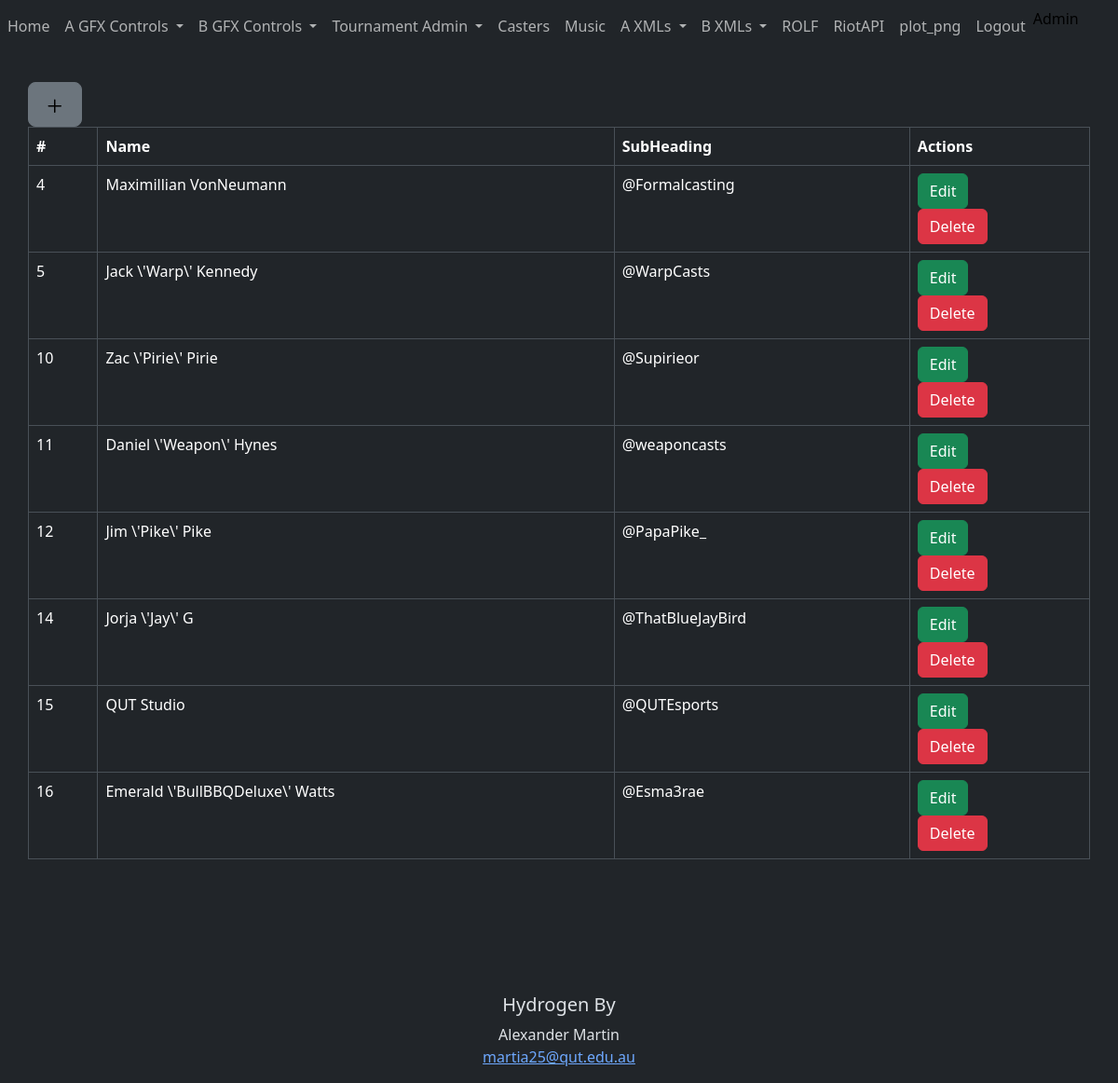
/Casters/ (signed in), run on the app's committed database.
### App/models.py (models this page shows)
class User(UserMixin, db.Model):
    __tablename__='users'
    id = db.Column(db.Integer, primary_key=True)
    username = db.Column(db.String(60), nullable=False)
    password = db.Column(db.String(500), nullable=False)

class Casters(db.Model):
    __tablename__="Casters"
    id = db.Column(db.Integer, primary_key=True)
    name = db.Column(db.String(64))
    subname = db.Column(db.String(64))

### App/BluePrints/CastersBP.py (the view)
@bp.route('/Casters/')
@login_required
def casters():
    data = Casters.query.all()
    return render_template('Casters/Casters.html', headings = headings.CasterHeadings , data = data)

### App/templates/Casters/Casters.html (shortened to what this page needs)
{% extends "Base.html" %}
{% import "bootstrap/wtf.html" as wtf %}
{% block content %}
<div class="container">
    <div>
        <a type="button" class="btn btn-secondary btn-lg btn-block" href={{url_for('CastersBP.castersadd')}}><img src="../static/img/plus.svg"></a>
    </div>
  <div class="row">
    <div class="col-12">
      <table class="table table-bordered">
        <thead>
          <tr>
            {% for header in headings%}
            <th scope="col">{{ header }}</th>
            {% endfor %}
          </tr>
        </thead>
        <tbody>
            {% for caster in data%}
                <tr>
                    <td>
                        {{caster.id}}
                    </td>
                    <td>
                        {{caster.name}}
                    </td>
                    <td>
                        {{caster.subname}}
                    </td>
                    <td>
                      <button type="button" class="btn btn-success" onclick="Edit('{{caster.id}}')">Edit</button>
                      <button type="button" class="btn btn-danger" onclick="Del('{{caster.id}}')">Delete</button>
                    </td>
                </tr>
            {% endfor %}
        </tbody>
      </table>
    </div>
  </div>
</div>
{% endblock %}

### App/templates/Base.html (shortened to what this page needs)
<!doctype html>
<html lang="en" data-bs-theme="dark">
  <head>
	<link href="https://cdn.jsdelivr.net/npm/bootstrap@5.3.2/dist/css/bootstrap.min.css" rel="stylesheet">
  </head>
  <body>
	<nav class="navbar navbar-expand-lg custom-element">
		<div class="position-relative" id="navbarSupportedContent" data-bs-theme="dark">
			<ul class="navbar-nav mr-auto">
				<li class="nav-item active">
					<a class="nav-link" href={{url_for('main.index')}}>Home</a>
				</li>
				<li class="nav-item dropdown">
					<div class="dropdown">
						<a class="nav-link dropdown-toggle" type="button" data-bs-toggle="dropdown" aria-expanded="false">
							A GFX Controls
						</a>
					</div>
				</li>
				<li class="nav-item dropdown">
					<div class="dropdown">
						<a class="nav-link dropdown-toggle" type="button" data-bs-toggle="dropdown" aria-expanded="false">
							B GFX Controls
						</a>
					</div>
				</li>
				<li class="nav-item dropdown">
					<div class="dropdown">
						<a class="nav-link dropdown-toggle" type="button" data-bs-toggle="dropdown" aria-expanded="false">
							Tournament Admin
						</a>
					</div>
				</li>
				<li class="nav-item"><a class="nav-link" href={{url_for('CastersBP.casters')}}>Casters</a></li>
				<li class="nav-item"><a class="nav-link" href={{url_for('MusicBP.music')}}>Music</a></li>
				<li class="nav-item dropdown">
					<div class="dropdown">
						<a class="nav-link dropdown-toggle" type="button" data-bs-toggle="dropdown" aria-expanded="false">
							A XMLs
						</a>
					</div>
				</li>
				<li class="nav-item dropdown">
					<div class="dropdown">
						<a class="nav-link dropdown-toggle" type="button" data-bs-toggle="dropdown" aria-expanded="false">
							B XMLs
						</a>
					</div>
				</li>
				<li class="nav-item"><a class="nav-link" href={{url_for('ROLFBP.rolf')}}>ROLF</a></li>
				<li class="nav-item"><a class="nav-link" href={{url_for('main.RiotAPI')}}>RiotAPI</a></li>
				<li class="nav-item"><a class="nav-link" href={{url_for('Plot.plot_png')}}>plot_png</a></li>
				<li class="nav-item"><a class="nav-link" href={{url_for('LoginBP.logout')}}>Logout</a></li>
				<li class="nav-item">{{session['username']}}</li>
			</ul>
		</div>
    </nav>
    {% block content %}
    {% endblock %}
    <footer>
		<center>
		<br>
		<br>
		<br>
		<br>
		<h5>Hydrogen By</h5>
        <p>Alexander Martin<br>
		<a href="martia25@qut.edu.au">martia25@qut.edu.au</a></p>
		</center>
      </footer>
  </body>
</html>

### App/templates/Base.html (style rules this page uses)
.custom-element { color: #000; }

### App/templates/Casters/Casters.html (style rules this page uses)
.container { padding: 2rem 0rem; }

### data on the page
User: username "Admin"
Casters: id "4", name "Maximillian VonNeumann", subname "@Formalcasting"
Casters: id "5", name "Jack \\'Warp\\' Kennedy", subname "@WarpCasts"
Casters: id "10", name "Zac \\'Pirie\\' Pirie", subname "@Supirieor"
Casters: id "11", name "Daniel \\'Weapon\\' Hynes", subname "@weaponcasts"
Casters: id "12", name "Jim \\'Pike\\' Pike", subname "@PapaPike_"
Casters: id "14", name "Jorja \\'Jay\\' G", subname "@ThatBlueJayBird"
Casters: id "15", name "QUT Studio", subname "@QUTEsports"
Casters: id "16", name "Emerald \\'BullBBQDeluxe\\' Watts", subname "@Esma3rae"

### other printed values
{{ header }} "#" "Name" "SubHeading" "Actions"
